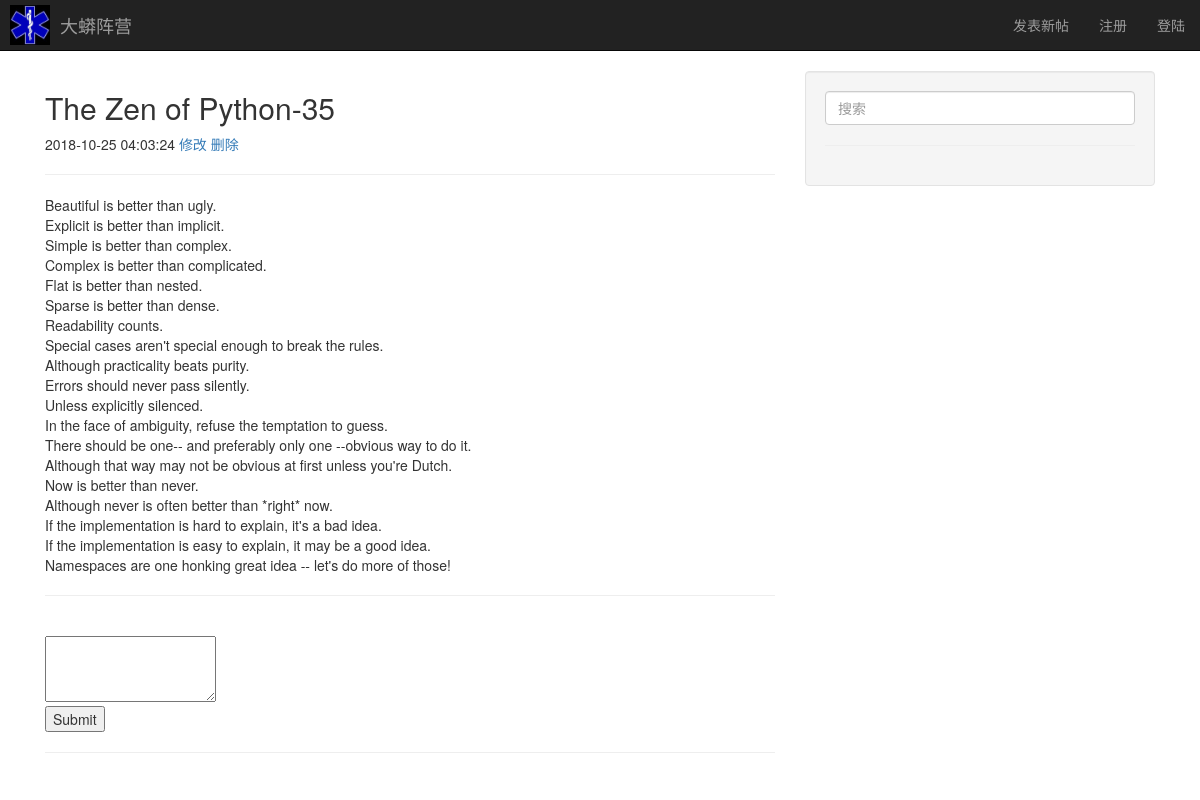
The app's page /post/read/?post_id=35 with its own data.
### bbs/models.py (models this page shows)
class Post(models.Model):
    title = models.CharField(max_length=64)
    created = models.DateTimeField(auto_now_add=True)
    content = models.TextField()

### bbs/views.py (the view)
# urls.py: url(r'^post/read/', post_view.read_post),
def read_post(request):
    post_id = int(request.GET.get('post_id'))
    post = Post.objects.get(pk=post_id)
    return render(request, 'read_post.html', {"post":post})

### templates/read_post.html (shortened to what this page needs)
{% extends "base.html" %}
{% block container %}
<h2>{{post.title}}</h2>
<div>
    {{post.created | date:"Y-m-d H:i:s"}}
    {% if request.session.uid == post.uid %}
    <a href="/post/edit/?post_id={{post.id}}">修改</a>
    {% endif %}
    <a href="/post/delete/?post_id={{post.id}}">删除</a>
</div>
<hr>
<p>
    {{post.content | safe | escape | linebreaks}}
</p>
<hr>
<form method="POST" action="/post/comment/">
    <input type="hidden" name="post_id" value="{{post.id}}"><br>
    <textarea name="content" rows="3"></textarea><br>
    <input type="submit" name="发表评论">
</form>
<hr>
{% endblock %}

### records on screen
Post: title "The Zen of Python-35", created "2018-10-25 04:03:24", content "Beautiful is better than ugly. Explicit is better than implicit. Simple is better than complex. Complex is better than complicated. Flat is better than nested. Sparse is better than dense. Readability counts. Special cases aren't special enough to break the rules. Although practicality beats purity. Errors should never pass silently. Unless explicitly silenced. In the face of ambiguity, refuse the temptation to guess. There should be one-- and preferably only one --obvious way to do it. Although that way may not be obvious at first unless you're Dutch. Now is better than never. Although never is often better than *right* now. If the implementation is hard to explain, it's a bad idea. If the…"
